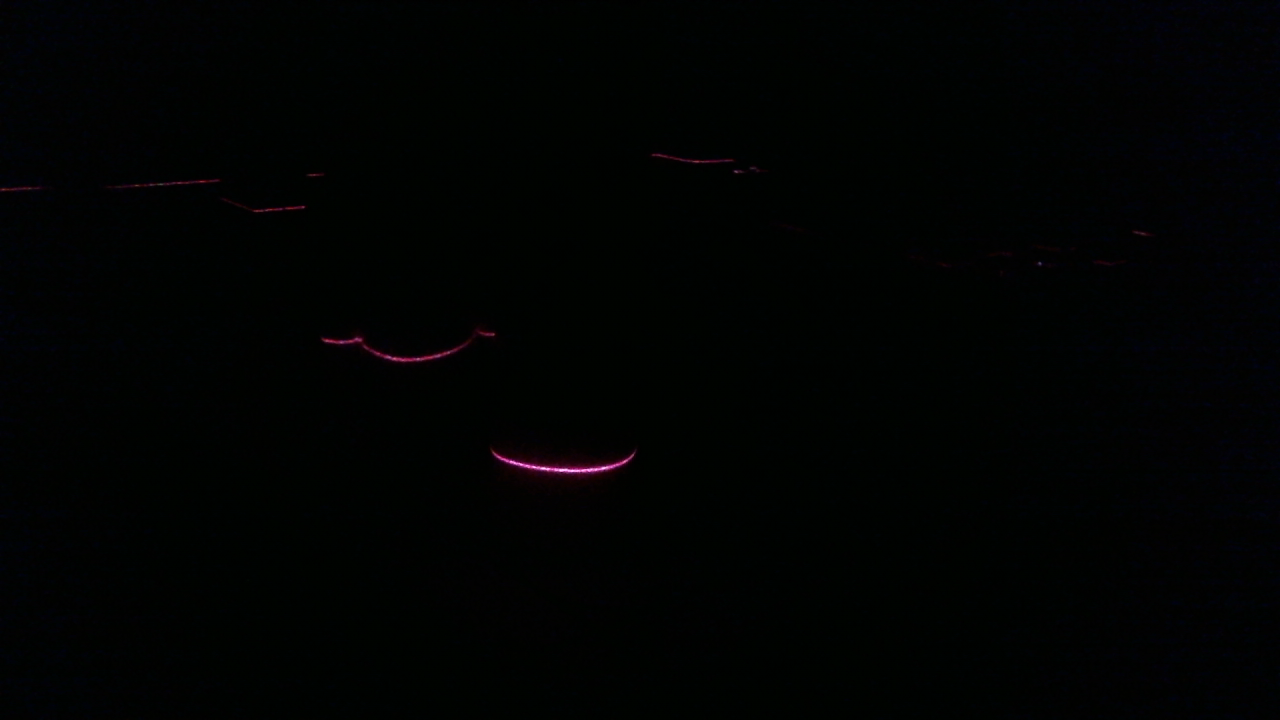
#> input picture dustbin/testlaser11.png, 1280 x 720 px
$ python capture1.py   (older library calls are emulated)
#> lines starting #> are read from the running program, lines starting #| are printed output that depends on the picture; after the words box and inside, x2 and y2 are one past the last pixel; in counts of white or black regions, pixels touching at a corner belong together
#> further down, img is the input picture: shape (720, 1280, 3); mean B, G, R 1.7, 2.4, 1
from __future__ import print_function

import time, numpy, sys, time
from Camera import Camera
import cv2
import cv2.cv as cv
import serial

captureWidth = 1280 #Width of camera picture
captureHeight = 720 #Height of camera picture
cameraID = 0 #Which camera to use
transformationMatrix = numpy.array([[2.82259237e+01, 6.24776063e+01, -5.49726821e+04], [ -3.12753244e+01, 5.64481465e+01, -1.36139199e+04], [  1.47719421e-03, -1.51581973e-01, 1.00000000e+00]]) #Put in the transformation vectors calculated by test10.py here
laserTreshold = 10 #Tune for best point results


'''
cam = Camera(cameraID, captureWidth, captureHeight, 2)

ser = serial.Serial("/dev/ttyUSB0", 9600)
time.sleep(2)
ser.write("u") #This command will be lost
ser.write("r") #Reset the axis
'''

def detect_dots(img):
	#img = cv2.cvtColor(img, cv2.COLOR_BGR2GRAY)
	#ret, img = cv2.threshold(img, laserTreshold, 255, cv2.THRESH_BINARY)
	#img = cv2.GaussianBlur(img,(3,3),0)
	laplacian = cv2.Laplacian(img,cv2.CV_64F)
	cv2.imshow("Mask", laplacian)
	cv2.waitKey(0)

	#contours, hierarchy = cv2.findContours(img, cv2.RETR_TREE, cv2.CHAIN_APPROX_SIMPLE)
	cv2.drawContours(img, contours, -1, (0,255,0), 3)
	cv2.imshow("Mask", img)
	cv2.waitKey(0)


def preprocess(img):
	ret, img = cv2.threshold(img, laserTreshold, 255, cv2.THRESH_TOZERO) #Remove noise
#> ret = 10

	#Mask out everything thats not in the capture range
	cropImage = cv2.imread("crop_image.png", 0)
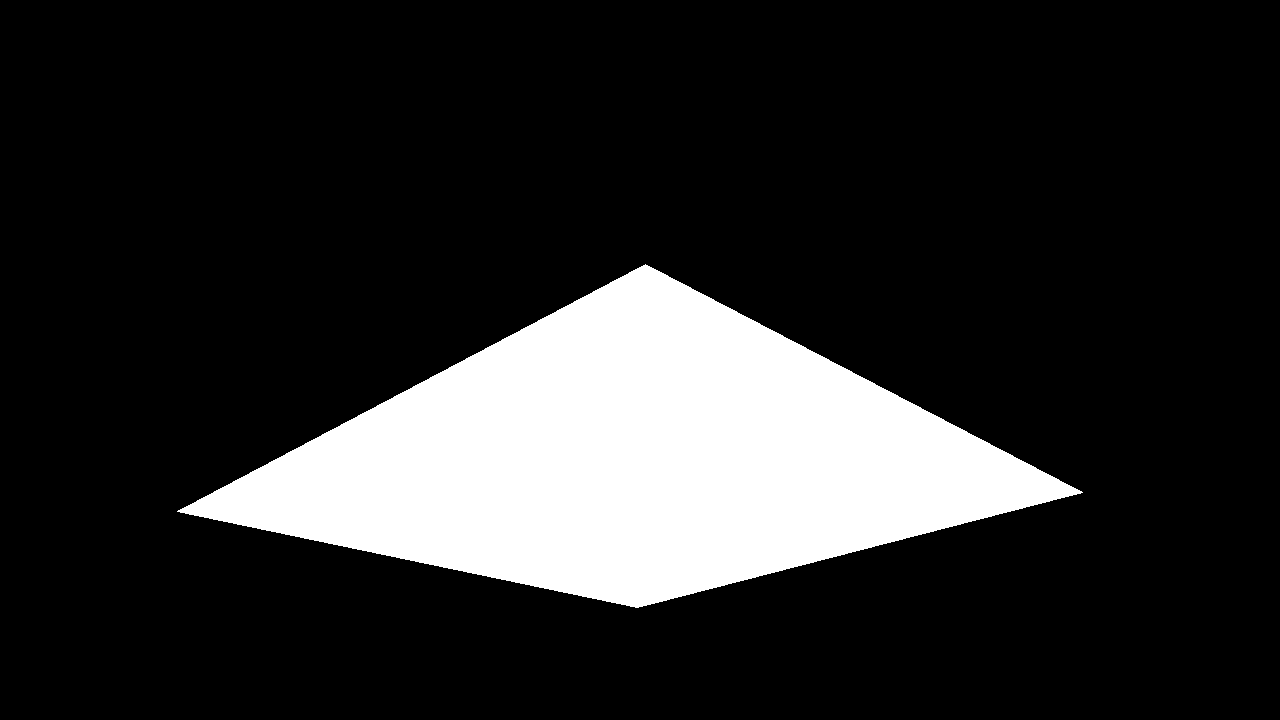
#> input picture crop_image.png, 1280 x 720 px, found by its file name
#> cropImage: shape (720, 1280); 16.9% white; 1 white region, box (x1, y1, x2, y2) and area: (177, 264, 1083, 608) 156031
	#img = cv2.bitwise_and(img, img, mask=cropImage)
	cv2.imshow("Masked", img)
	cv2.waitKey(0)

	#Build an image that contains the maxima of each column
	img = cv2.cvtColor(img, cv2.COLOR_BGR2GRAY)
#> img: shape (720, 1280)

	maxima = img.argmax(axis=0)
#> maxima = 1280 values, max 678 at index 76, min 0 at index 47, mean 191.8
	print(maxima)
#> (printed output is left out)

	maximaImg = numpy.zeros((len(img[0]), len(img), 1), numpy.uint8)
#> maximaImg: shape (1280, 720, 1); every value is 0
	numpy.rot90(maximaImg) #Lets us iterate over the columns of the original image
	i = 0
	while i < len(maximaImg):
		maximaImg[i][maxima[i]] = 255
		i += 1
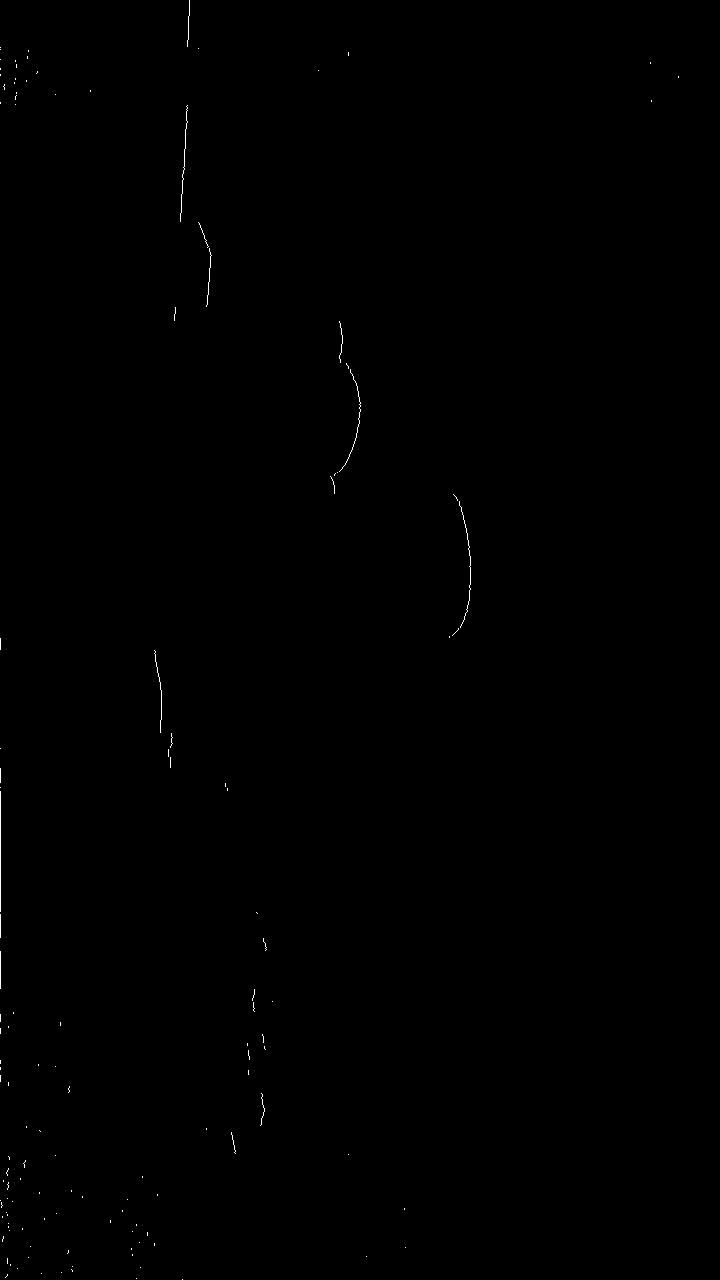
#> maximaImg: shape (1280, 720, 1); 0.14% white in thin lines or dots
#> after the loop, i = 1280

	return cv2.flip(numpy.rot90(maximaImg, -1), 1)
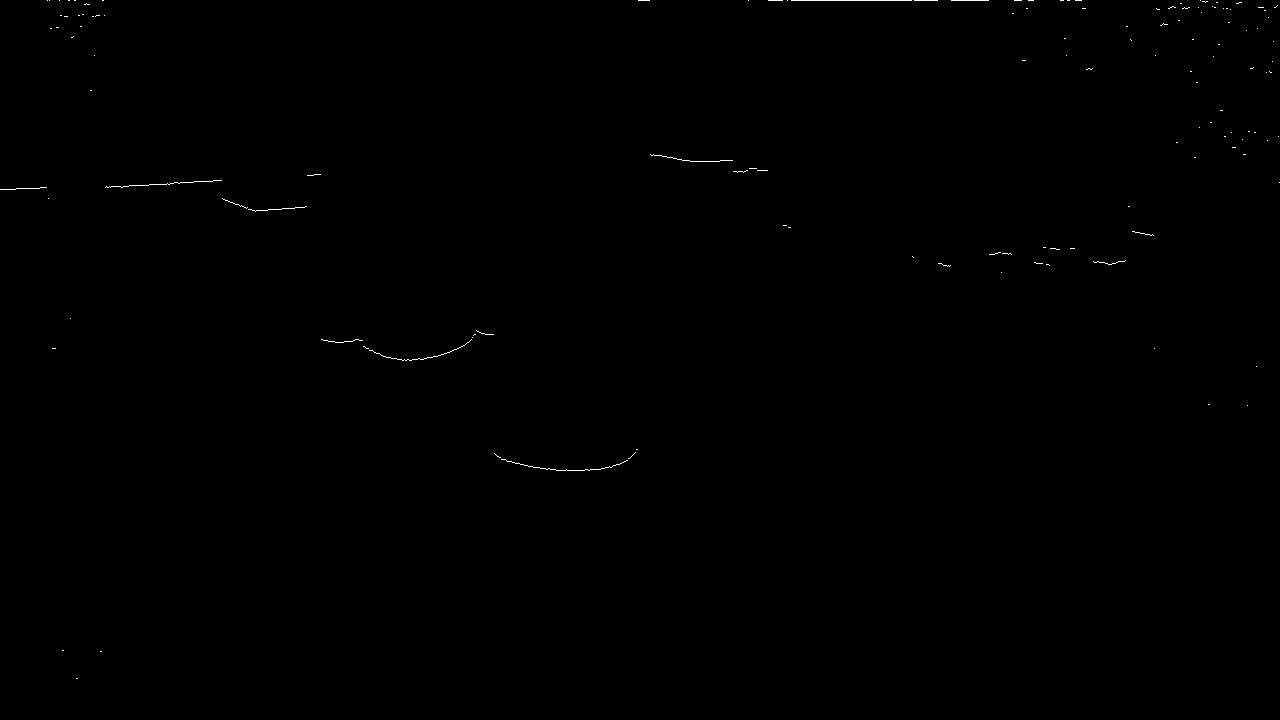
#> returned value: shape (720, 1280); 0.14% white in thin lines or dots

img = cv2.imread('testlaser11.png')
img = preprocess(img)
print(img)
#> (printed output is left out)
cv2.imshow("Masked", img)
cv2.waitKey(0)
img = cv2.warpPerspective(img, transformationMatrix, (720,720), flags=cv2.INTER_NEAREST)
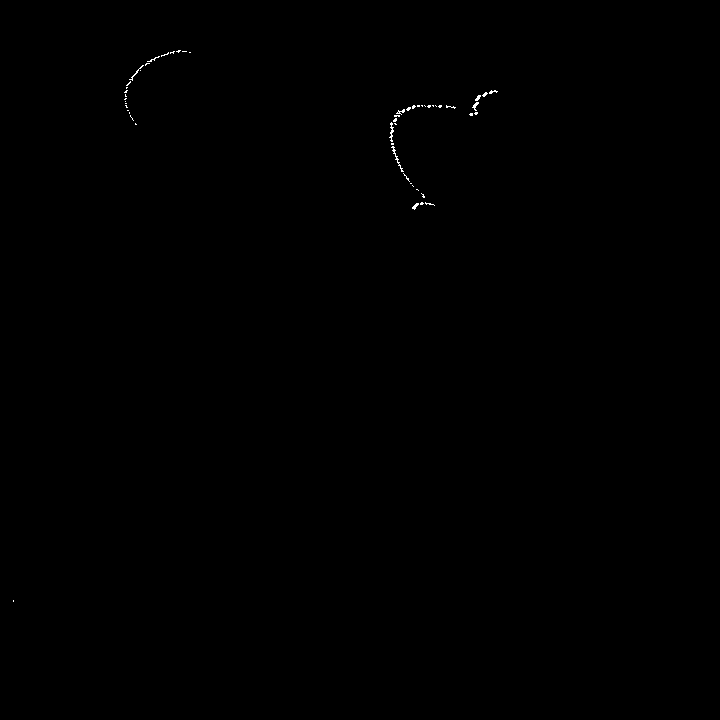
#> img: shape (720, 720); 0.11% white in thin lines or dots, all inside (x1, y1, x2, y2) = (13, 50, 498, 602)
cv2.imshow("Masked", img)
cv2.waitKey(0)
detect_dots(img)
#> in detect_dots, `laplacian = cv2.Laplacian(img,cv2.CV_64F)`:
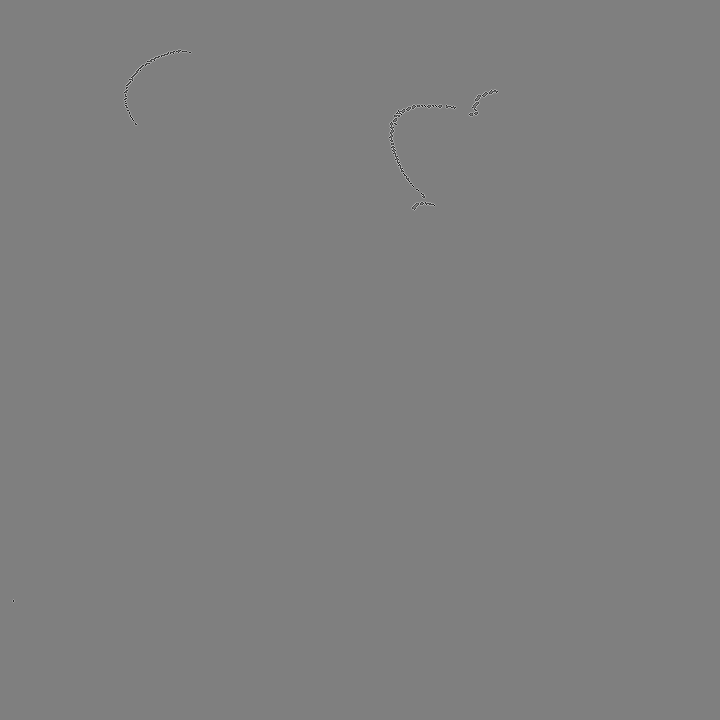
#> laplacian: shape (720, 720) float64; min -1020, max 1020, mean 0; drawn with min black and max white
#> in detect_dots, `cv2.imshow("Mask", laplacian)`:
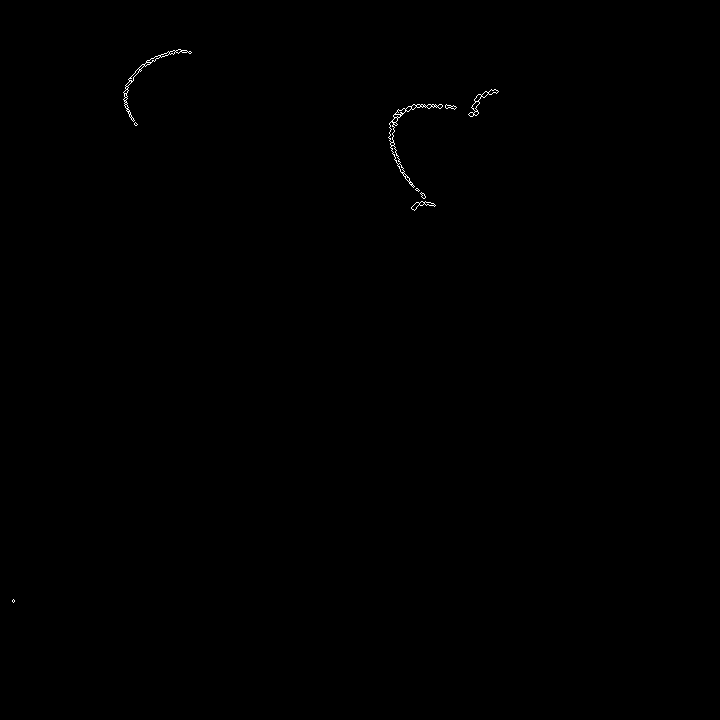
#> window 'Mask': shape (720, 720); 0.14% white in thin lines or dots, all inside (x1, y1, x2, y2) = (12, 49, 499, 603)
#> (the run stopped early here; a loop or call above may not have finished)
